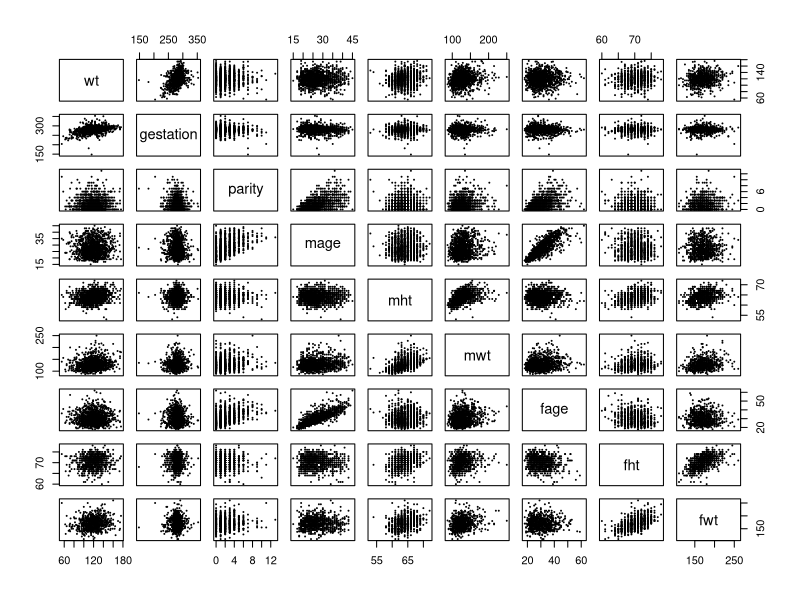

Write R code to recreate this figure. (Note: this script raises an error after producing the figure.)
## ---- chunk 1
knitr::opts_chunk$set(echo = TRUE)
## ---- chunk 2
library(mice)

# read in data
births.raw = read.csv("chds_births.csv")
## ---- chunk 3
head(births.raw, 10)
summary(births.raw)

# Validating marital
births.raw$marital[!births.raw$marital %in% c(1:5)] = NA
## ---- chunk 4
categoricals = c('meth', 'feth', 'med', 'fed', 'marital', 'income', 'smoke', 'time', 'number')#, 'parity', 'mht', 'fht')
continuous = names(births.raw)[! names(births.raw) %in% categoricals]

# Categorize meth
meth.categories = c(rep('Caucasian', 6), 'Mexican', 'African-American', 'Asian', 'Mixed', 'Other')
for (i in 1:length(meth.categories)) {
  births.raw$meth[births.raw$meth == i-1] = meth.categories[i]
  births.raw$feth[births.raw$feth == i-1] = meth.categories[i]
}
births.raw$meth = as.factor(births.raw$meth)
births.raw$feth = as.factor(births.raw$feth)

# Categorize med
med.categories = c('elementary school', 'middle school', 'high school', 'high school + trade school', 'high school + some college', 'college graduate', 'trade school', 'high school unclear')
for (i in 1:length(med.categories)) {
  births.raw$med[births.raw$med == i-1] = med.categories[i]
  births.raw$fed[births.raw$fed == i-1] = med.categories[i]
}
births.raw$med = as.factor(births.raw$med)
births.raw$fed = as.factor(births.raw$fed)

# Categorize marital
marital.categories = c('married', 'legally separated', 'divorced', 'widowed', 'never married')
for (i in 1:length(marital.categories)) {
  births.raw$marital[births.raw$marital == i] = marital.categories[i]
}
births.raw$marital = as.factor(births.raw$marital)

# Categorize income
income.categories = c('under 2500', '2500-4999', '5000-7499', '7500-9999', '10000-12499', '12500-14999', '15000-17499', '17500-19999', '20000-22499', 'over 22500')
for (i in 1:length(income.categories)) {
  births.raw$income[births.raw$income == i-1] = income.categories[i]
}
births.raw$income = as.factor(births.raw$income)

# Categorize smoke
smoke.categories = c('never', 'smokes now', 'until pregnancy', 'used to, not anymore')
for (i in 1:length(smoke.categories)) {
  births.raw$smoke[births.raw$smoke == i-1] = smoke.categories[i]
}
births.raw$smoke = as.factor(births.raw$smoke)

# Categorize time
time.categories = c('never smoked', 'still smokes', 'during pregnancy', 'less than a year', '1-2 years', '2-3 years', '3-4 years', '5-9 years', 'more than 10 years', 'quit but don’t know when')
for (i in 1:length(time.categories)) {
  births.raw$time[births.raw$time == i-1] = time.categories[i]
}
births.raw$time = as.factor(births.raw$time)

# Categorize number
number.categories = c('never smoked', '1-4', '5-9', '10-14', '15-19', '20-29', '30-39', '40-60', 'more than 60', 'smoked but don’t know how much')
for (i in 1:length(number.categories)) {
  births.raw$number[births.raw$number == i-1] = number.categories[i]
}
births.raw$number = as.factor(births.raw$number)

births.raw
## ---- chunk 5
births.raw.cont = births.raw[ , ! names(births.raw) %in% categoricals]
summary(births.raw.cont)
pairs(births.raw.cont, cex = 0.2)
## ---- chunk 6
proportion <- sapply(births.raw, function(x) { sum(is.na(x))*100/nrow(births.raw) })
proportion

# births.reduced <- births.raw.cont[, !names(births.raw) %in% c('fht', 'fwt')]

births.mice <- mice(births.raw, method = "cart", seed = 1)
births.clean <- complete(births.mice)
summary(births.clean)
anyNA(births.clean)
## ---- chunk 7
M0 <- lm(wt ~ 1, data = births.clean) # initial model
Mfull <- lm(wt ~ (. - number - time - fed - med - feth - meth - marital)^2 + number + time + fed + med + feth + meth + marital+
              I(gestation^2) + I(parity^2) + I(mage^2) + I(mht^2) + 
              I(mwt^2) + I(fage^2) + I(fht^2) + I(fwt^2), data = births.clean) # full model
Mstart <- lm(wt ~ ., data = births.clean) # start model
## ---- chunk 8
# forward selection
Mfwd <- step(object = M0,
             scope = list(lower = M0, upper = Mfull),
             direction = "forward",
             trace = FALSE)
## ---- chunk 9
# backward elimination
Mback <- step(object = Mfull, 
              scope = list(lower = M0, upper = Mfull),
              direction = "backward", 
              trace = FALSE)
## ---- chunk 10
# stepwise selection
Mstep <- step(object = Mstart, 
              scope = list(lower = M0, upper = Mfull),
              direction = "both", 
              trace = FALSE)
## ---- chunk 11
# models to compare
M1 <- Mfwd
M2 <- Mstep
# Cross-validation setup
nreps <- 2e3 # number of replications
ntot <- nrow(births.clean) # total number of observations
ntrain <- floor(ntot * 0.7) # size of training set
ntest <- ntot-ntrain # size of test set
mspe1 <- rep(NA, nreps) # sum-of-square errors for each CV replication
mspe2 <- rep(NA, nreps)
logLambda <- rep(NA, nreps) # log-likelihod ratio statistic for each replication
system.time({
  for(ii in 1:nreps) {
    if(ii%%200 == 0) message("ii = ", ii)
    # randomly select training observations
    train.ind <- sample(ntot, ntrain) # training observations
    # refit the models on the subset of training data; ?update for details!
    M1.cv <- update(M1, subset = train.ind)
    M2.cv <- update(M2, subset = train.ind)
    # out-of-sample residuals for both models
    # that is, testing data - predictions with training parameters
    M1.res <- births.clean$wt[-train.ind] -
    predict(M1.cv, newdata = births.clean[-train.ind,])
    M2.res <- births.clean$wt[-train.ind] -
    predict(M2.cv, newdata = births.clean[-train.ind,])
    # mean-square prediction errors
    mspe1[ii] <- mean(M1.res^2)
    mspe2[ii] <- mean(M2.res^2)
    # out-of-sample likelihood ratio
    M1.sigma <- sqrt(sum(resid(M1.cv)^2)/ntrain) # MLE of sigma
    M2.sigma <- sqrt(sum(resid(M2.cv)^2)/ntrain)
    # since res = y - pred, dnorm(y, pred, sd) = dnorm(res, 0, sd)
    logLambda[ii] <- sum(dnorm(M1.res, mean = 0, sd = M1.sigma, log = TRUE))
    logLambda[ii] <- logLambda[ii] -
                     sum(dnorm(M2.res, mean = 0, sd = M2.sigma, log = TRUE))
  }
})
## ---- chunk 12
# plot rMSPE and out-of-sample log(Lambda)
par(mfrow = c(1,2))
par(mar = c(4.5, 4.5, .1, .1))
boxplot(x = list(sqrt(mspe1), sqrt(mspe2)), names = expression(M[FWD], M[STEP]), cex = .7,
        ylab = expression(sqrt(MSPE)), col = c("yellow", "orange"))
hist(logLambda, breaks = 50, freq = FALSE,
     xlab = expression(Lambda^{test}),
     main = "", cex = .7)
abline(v = mean(logLambda), col = "red") # average value
## ---- chunk 13
#Press Statistic
calPress <- function(M){
  press <- resid(M)/(1-hatvalues(M))
  press <- sum(press^2)
  return(press)
}

press1 <- calPress(M1);
press2 <- calPress(M2);
## ---- chunk 14
# AIC Statistic for M1
AIC1 <- AIC(M1)

#AIC Statistic for M2
AIC2 <- AIC(M2)
## ---- chunk 15
summary(Mfwd)
summary(Mback)
summary(Mstep)
## ---- chunk 16

# function for drawing studendized residual plots 
StuResPlot <- function(M) {
  cex <- .8
  res <- residuals(M) # Hat matrix
  h <- hatvalues(M)
  sigma.hat <- sigma(M)
  res.stu <- res/sqrt(1-h) # studentized residuals, but on the data scale
  y.hat <- predict(M)
  par(mar = c(4,4,.1,.1))
  plot(y.hat, res, pch = 21, bg = "black", cex = cex, cex.axis = cex,
        xlab = "Predicted Birth Weight",
        ylab = "Residual Birth Weight",
        abline(h = mean(res), col = "blue"))
  points(y.hat, res.stu, pch = 21, bg = "red", cex = cex)
  legend(x = "bottomleft", c("Residuals", "Studentized Residuals"),
        pch = 21, pt.bg = c("black", "red"), pt.cex = cex, cex = cex)
}

# function for drawing standardized residual plots
StaResPlot <- function(M) {
  cex <- .8
  res <- residuals(M) # Hat matrix
  h <- hatvalues(M)
  sigma.hat <- sigma(M)
  par(mar = c(4,4,.1,.1))
  hist(res/sigma.hat, breaks = 50, freq = FALSE, cex.axis = cex,
  xlab = "Standardized Residual", main = "")
  curve(dnorm(x), col = "red", add = TRUE)
  abline(v = mean(res/sigma.hat), col = "green")
}

#function for drawing QQ plots
QQPlot <- function(M) {
  res <- residuals(M)
  h <- hatvalues(M)
  res.stu <- res/sqrt(1-h)
  qqnorm(res.stu, ylim = c(-60, 60))
  qqline(res.stu)
  # head(res.stu1)
}


# studendized residual for forward selection model:
StuResPlot(Mfwd)

# studendized residual for backward elimination model:
StuResPlot(Mback)

# studentdized residual for stepwise selection model:
StuResPlot(Mstep)

# standardized residual for forward selection model:
StaResPlot(Mfwd)

# standardized residual for backward elimination model:
StaResPlot(Mback)

# standardized residual for stepwise selection model:
StaResPlot(Mstep)

# QQ-plot for forward selection model:
QQPlot(Mfwd)

# QQ-plot for backward selection model:
QQPlot(Mback)

# QQ-plot for stepwise selection model:
QQPlot(Mstep)
